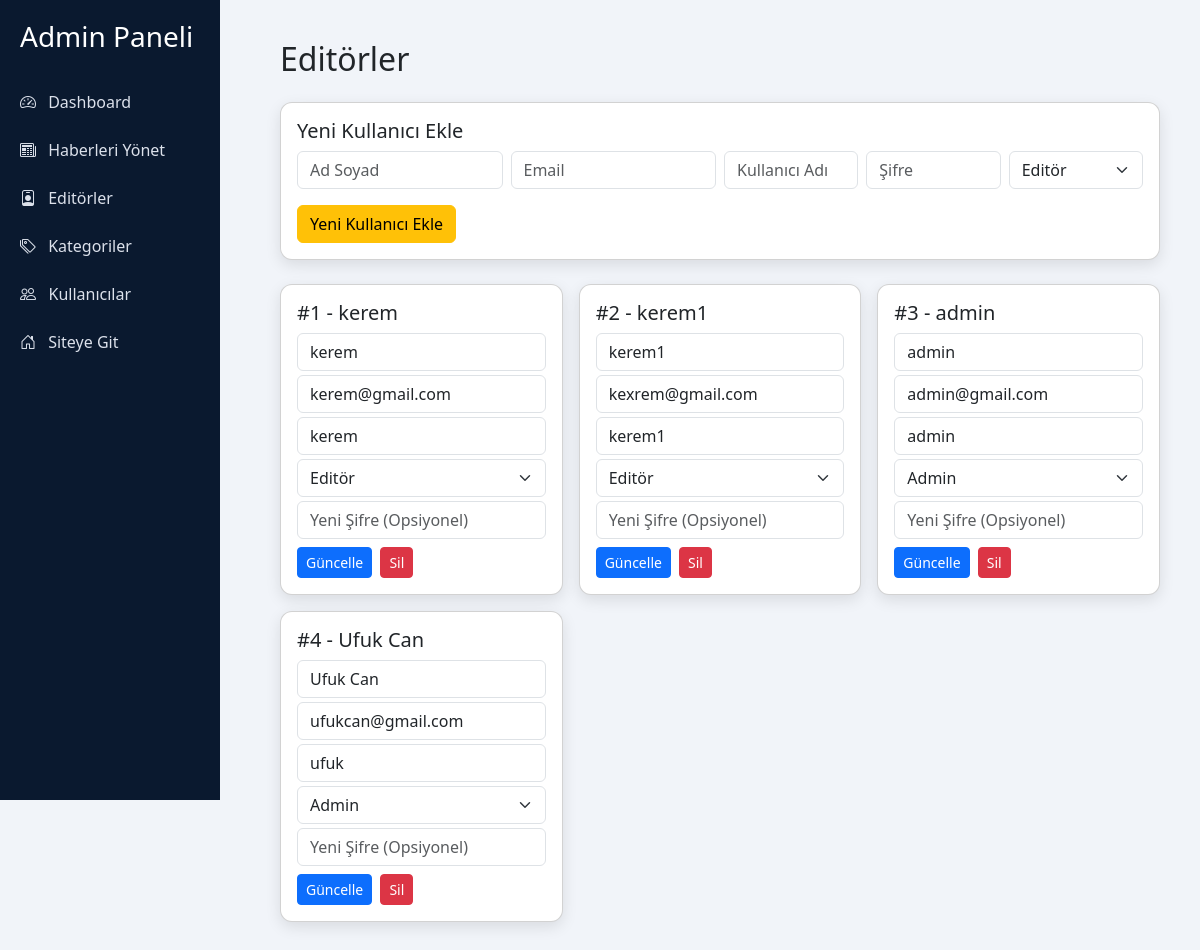
The page /admin/editorler.php on the database its author committed.
### tables this page shows
CREATE TABLE `users` (
  `id` int(11) NOT NULL,
  `fullname` varchar(100) NOT NULL,
  `username` varchar(50) NOT NULL,
  `email` varchar(100) NOT NULL,
  `password` varchar(255) NOT NULL,
  `role` varchar(50) NOT NULL DEFAULT 'kullanıcı',
  `created_at` timestamp NOT NULL DEFAULT current_timestamp()
);

### admin/editorler.php (the view, shortened to what this page needs)
<?php
require_once "../db.php";
$users = $db->prepare("SELECT * FROM users WHERE role IN ('admin','editor')");
$users->execute();
$users = $users->fetchAll(PDO::FETCH_ASSOC);
?>
<!DOCTYPE html>
<html lang="tr">
<head>
<link href="https://cdn.jsdelivr.net/npm/bootstrap@5.3.0/dist/css/bootstrap.min.css" rel="stylesheet">
<link href="https://cdn.jsdelivr.net/npm/bootstrap-icons@1.10.5/font/bootstrap-icons.css" rel="stylesheet">
</head>
<body>
<div class="sidebar">
    <h3 class="mb-4">Admin Paneli</h3>
    <a href="./dashboard.php"><i class="bi bi-speedometer2 me-2"></i> Dashboard</a>
    <a href="./haberler.php"><i class="bi bi-newspaper me-2"></i> Haberleri Yönet</a>
    <a href="./editorler.php"><i class="bi bi-person-badge me-2"></i> Editörler</a>
    <a href="./kategoriler.php"><i class="bi bi-tags me-2"></i> Kategoriler</a>
        <a href="./users.php"><i class="bi bi-people"></i>        &nbsp;  Kullanıcılar</a>
    <a href="../index.php"><i class="bi bi-house-door me-2"></i> Siteye Git</a>
</div>
<div class="content">
    <h2 class="mb-4">Editörler</h2>
    <div class="card mb-4 p-3">
        <h5>Yeni Kullanıcı Ekle</h5>
        <form method="POST" class="row g-2">
            <div class="col-md-3"><input type="text" name="fullname" placeholder="Ad Soyad" class="form-control" required></div>
            <div class="col-md-3"><input type="email" name="email" placeholder="Email" class="form-control" required></div>
            <div class="col-md-2"><input type="text" name="username" placeholder="Kullanıcı Adı" class="form-control" required></div>
            <div class="col-md-2"><input type="password" name="password" placeholder="Şifre" class="form-control" required></div>
            <div class="col-md-2">
                <select name="role" class="form-select">
                    <option value="editor">Editör</option>
                </select>
            </div>
            <div class="col-12"><button type="submit" class="btn btn-warning mt-2">Yeni Kullanıcı Ekle</button></div>
        </form>
    </div>
    <div class="row g-3">
        <?php $counter=1; foreach($users as $u): ?>
        <div class="col-md-6 col-lg-4">
            <div class="card p-3">
                <form method="POST">
                    <h5>#<?= $counter++ ?> - <?= htmlspecialchars($u['fullname']) ?></h5>
                    <div class="mb-2">
                        <input type="text" name="fullname" value="<?= htmlspecialchars($u['fullname']) ?>" class="form-control mb-1" placeholder="Ad Soyad">
                        <input type="email" name="email" value="<?= htmlspecialchars($u['email']) ?>" class="form-control mb-1" placeholder="Email">
                        <input type="text" name="username" value="<?= htmlspecialchars($u['username']) ?>" class="form-control mb-1" placeholder="Kullanıcı Adı">
                        <select name="role" class="form-select mb-1">
                            <option value="editor" <?= $u['role']=='editor'?'selected':'' ?>>Editör</option>
                            <option value="admin" <?= $u['role']=='admin'?'selected':'' ?>>Admin</option>
                        </select>
                        <input type="password" name="password" class="form-control mb-1" placeholder="Yeni Şifre (Opsiyonel)">
                    </div>
                    <button type="submit" class="btn btn-primary btn-sm me-1">Güncelle</button>
                    <a href="?delete=<?= $u['id'] ?>" onclick="return confirm('Silmek istediğinize emin misiniz?')" class="btn btn-danger btn-sm">Sil</a>
                </form>
            </div>
        </div>
        <?php endforeach; ?>
    </div>
</div>
</body>
</html>

### admin/editorler.php (style rules this page uses)
body { background-color: #f1f4f9; font-family: 'Segoe UI', sans-serif; }
.sidebar { height: 100vh; background-color: #0a192f; color: white; padding: 20px; position: fixed; width: 220px; transition: all 0.3s; }
.sidebar a { color: #dce1eb; display: block; padding: 12px 0; text-decoration: none; border-radius: 5px; }
.content { margin-left: 240px; padding: 40px; }
.card { border-radius: 12px; box-shadow: 0 5px 15px rgba(0,0,0,0.1); }

### rows shown on the page
users: fullname "kerem", email "kerem@gmail.com", username "kerem", role "Editör"
users: fullname "kerem1", email "kexrem@gmail.com", username "kerem1", role "Editör"
users: fullname "admin", email "admin@gmail.com", username "admin", role "Admin"
users: fullname "Ufuk Can", email "ufukcan@gmail.com", username "ufuk", role "Admin"
